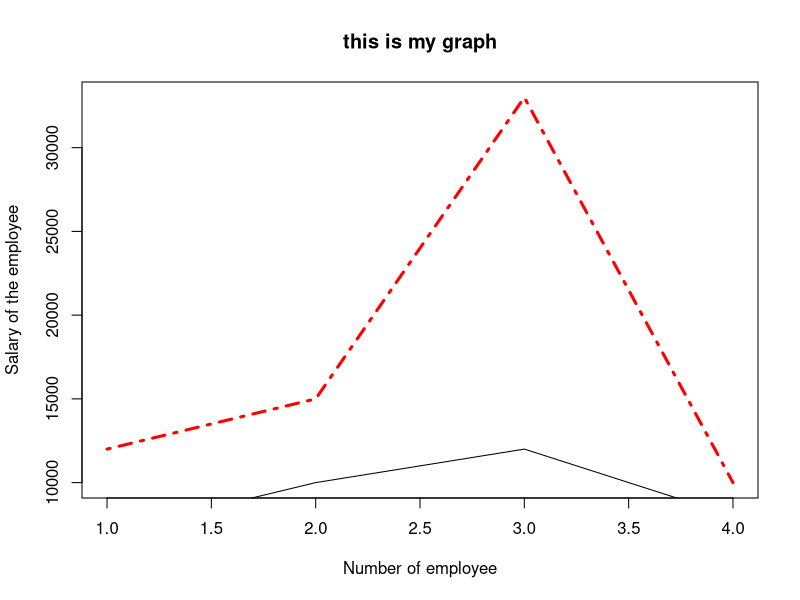

The R script that drew this image:
x=c(12000,15000,33000,10000)
z=c(7000,10000,12000,8000)
y=c(1,2,3,4)
plot(y,x,type="l",main="this is my graph",xlab="Number of employee",ylab="Salary of the employee",col="red",cex=1.5,lwd=3,lty=4)
lines(y,z)